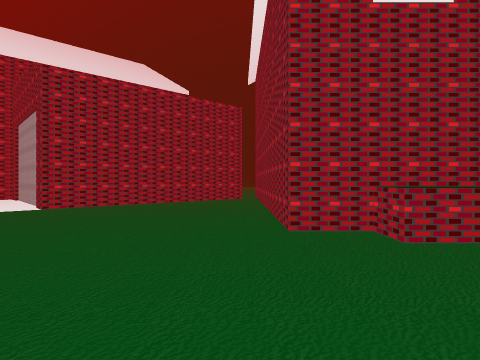
view 1 (above)

24 first-person views from a walk through a 3-D level made in the Unity game engine. The camera is 1.3 m above the floor, looks level and sees 75° across. The floor is counted in squares, 2 m on a side. Each view is taken from the middle of a square. On the plan, view 1 faces up. The plan holds only what a view shows up to about 10 squares ahead; the rest is blank. The place goes on beyond the plan. The player is left out.

view 2
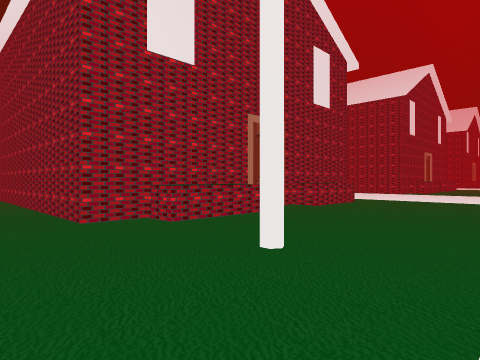

view 3
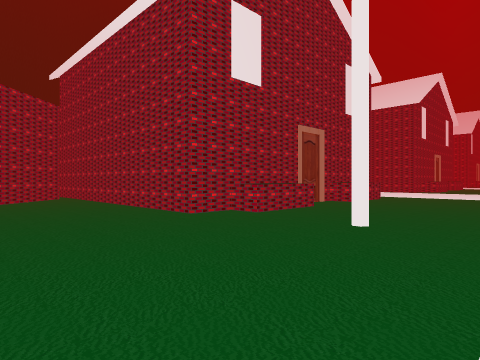

view 4
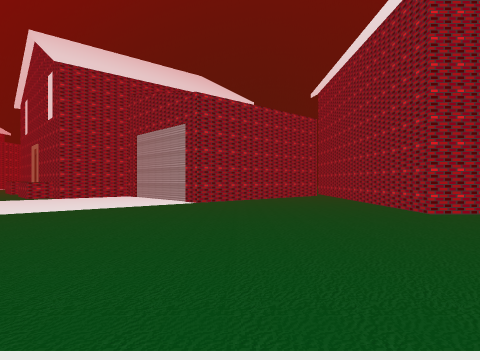

view 5
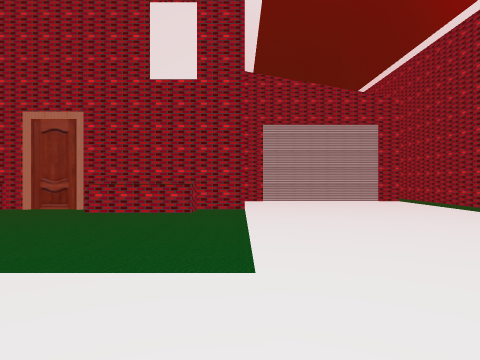

view 6
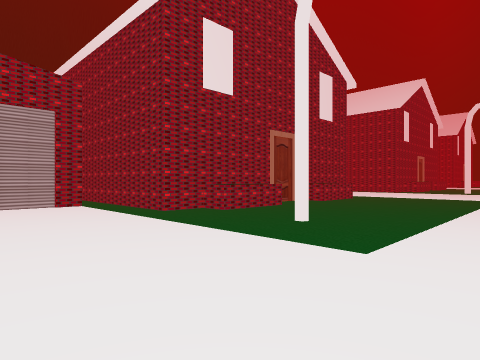

view 7
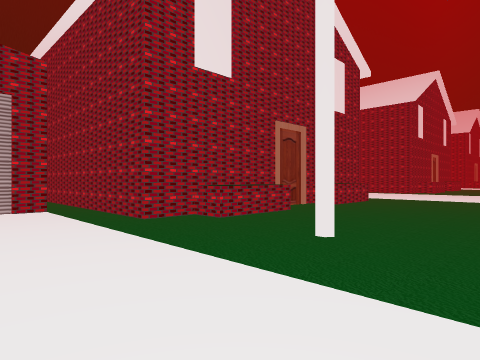

view 8
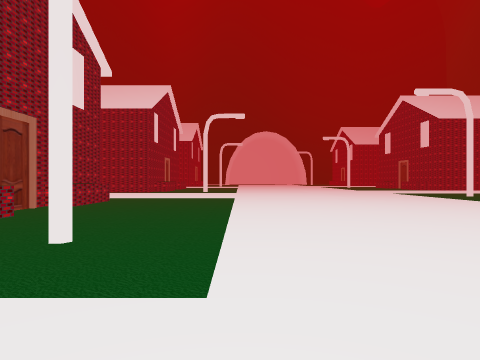

view 9
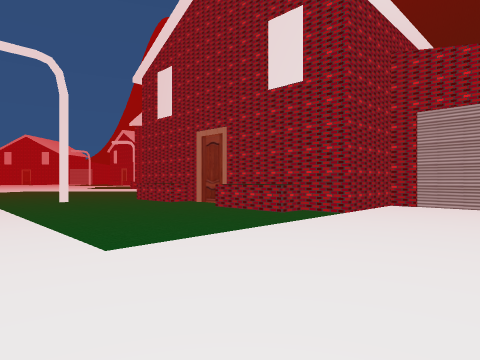

view 10
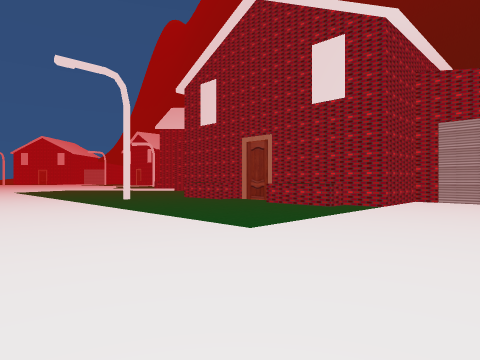

view 11
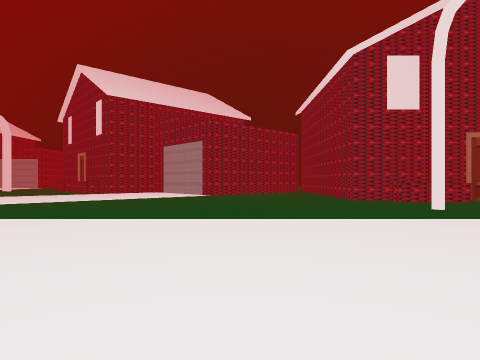

view 12
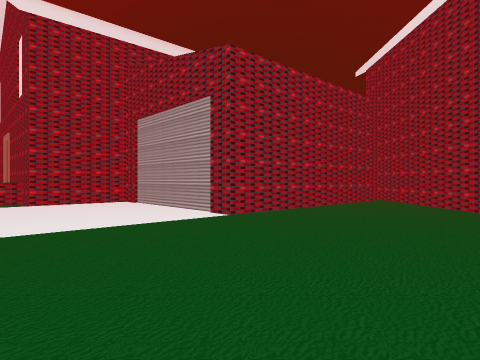

view 13
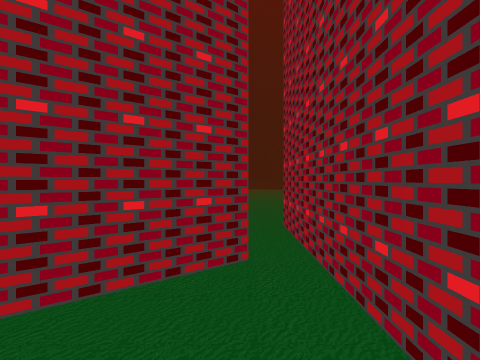

view 14
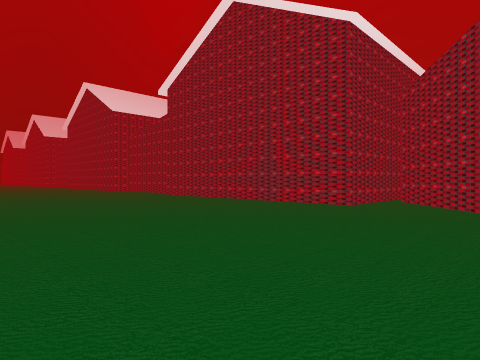

view 15
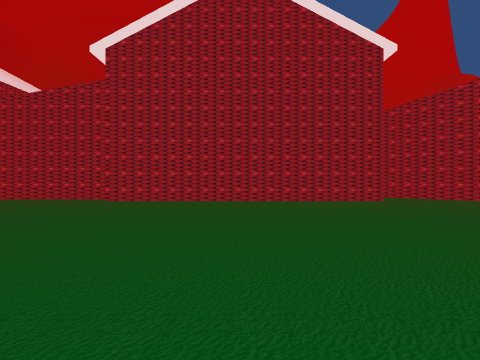

view 16
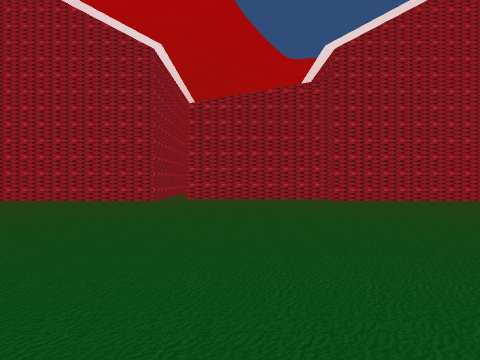

view 17
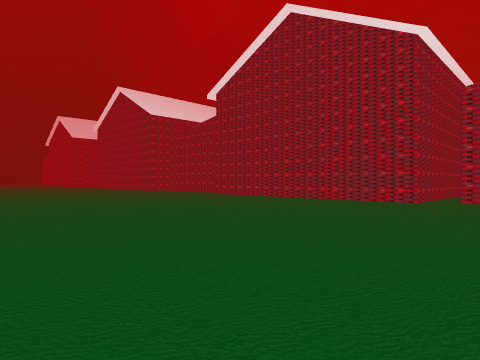

view 18
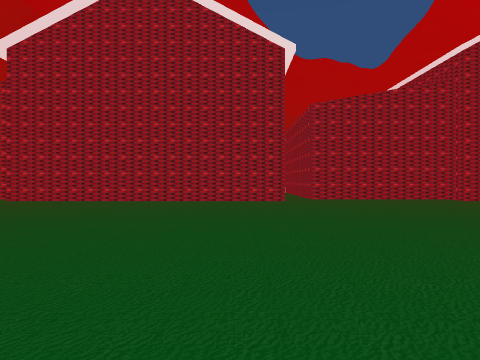

view 19
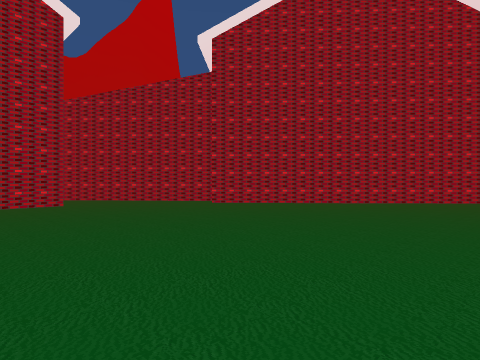

view 20
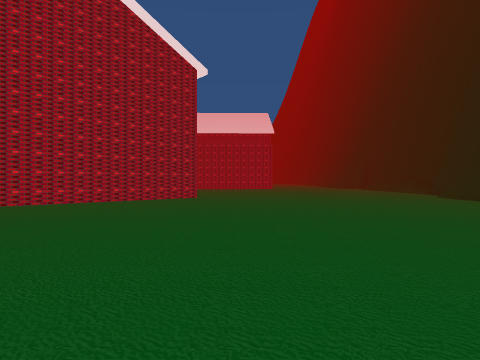

view 21
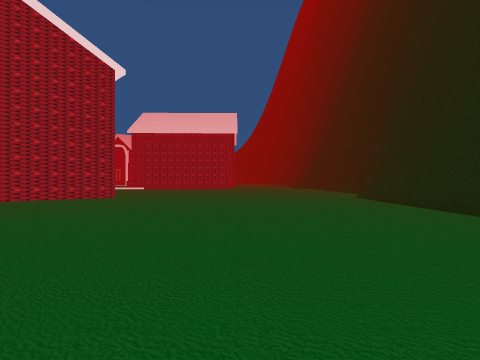

view 22
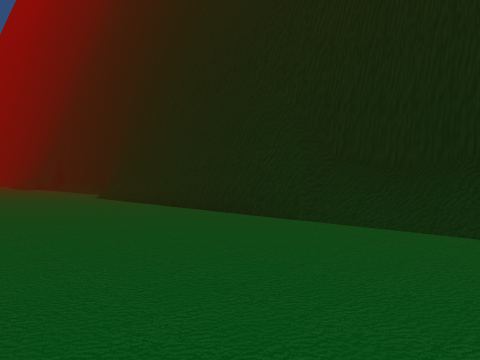

view 23
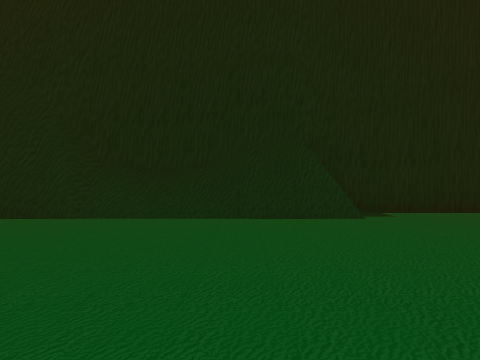

view 24
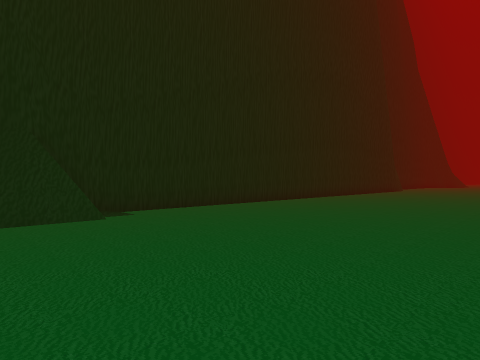

### Floor plan
Points are (right, up) in squares from view 1. A wall is a line through its corners. A room is listed if a view was taken in it or the views show most of it. See-through windows are left out.
Room 1 (views 1, 2, 3, 4, 5, 6, 7, 8, 9, 10, 11, 12, 13)
walls: (8, 4) (8, 3.2) (5.9, 3.2) (5.9, 4); (3.8, 4) (3.8, 3.2) (1.7, 3.2) (1.7, 4); (13.8, 6.4) (9.1, 6.4) (9.1, 3.9) (0.6, 3.9) (0.6, 10); (17.9, 3.2) (15.7, 3.2) (15.7, 4); (0.1, 10.4) (-4.1, 6.6) (-7.2, 10.1) (-8.5, 8.9); (22, 3.2) (19.9, 3.2); (22, 3.9) (14.6, 3.9) (14.6, 12.5)
ways out: opening at (14, 12) to room 2
Room 2 (views 14, 15, 16, 17, 18, 19, 20, 21, 22, 23, 24)
walls: (5, 29.5) (4.1, 29.5); (8.2, 30.2) (6.9, 30.3); (4.8, 29.7) (4.1, 29.7); (4.2, 29.6) (3.5, 29.7); (4, 29.5) (2.1, 29.5); (4.2, 29.8) (3.6, 29.9); (3.8, 29.7) (3.1, 29.7); (5.1, 30.3) (4.7, 30.2); (11, 30.3) (5, 30.3); (3.3, 29.6) (2.2, 30); (2.8, 29.7) (2.1, 29.7); (2.6, 29.9) (2.1, 29.9); (2.2, 29.8) (1.4, 29.9); (2.3, 30) (1.3, 30.1); (9.1, 12) (13.8, 12); (2.1, 30.3) (0, 30.3) (-0.4, 29.9); (0.3, 29.7) (0.1, 29.5) (-0.8, 29.5); (0.3, 29.9) (-0.2, 29.5); (0.3, 30.3) (-0.5, 30.1); (0.2, 30.3) (-0.3, 29.8); (14.6, 12.5) (22.5, 12.5); (-1, 29.5) (-5.6, 29.5); (-3, 13.8) (0.1, 10.4); (0.6, 10) (0.6, 12.5) (9.1, 12.5); (-4.6, 29.5) (-5, 29.6); (-5.6, 29.3) (-7, 29.6); (-5.5, 29.6) (-6.2, 29.7); (-5.8, 29.5) (-6.6, 29.5); (-7.7, 19.6) (-2.7, 14.1); (-6, 29.7) (-6.6, 29.7)
low walls: (3.3, 29.4) (2.8, 29.6); (2.2, 29.6) (1.7, 29.7); (-3.5, 29.3) (-4.6, 29.3)
ways out: opening at (14, 12) to room 1

Positions as (right, up) in squares from view 1, and headings:
1: (0, 0), facing up
2: (-1, -1), facing up-right
3: (-3, -1), facing up-right
4: (-3, -2), facing up
5: (9, -3), facing up
6: (11, -2), facing up-right
7: (12, -1), facing up-right
8: (12, -1), facing right
9: (12, -2), facing up-left
10: (12, -4), facing up-left
11: (-3, -6), facing up
12: (-4, 1), facing up
13: (0, 8), facing up
14: (-3, 20), facing down-right
15: (5, 22), facing down
16: (12, 22), facing down
17: (12, 22), facing down-right
18: (16, 22), facing down
19: (3, 21), facing down-left
20: (3, 22), facing left
21: (3, 25), facing left
22: (3, 25), facing up-left
23: (3, 24), facing up
24: (3, 24), facing up-right
